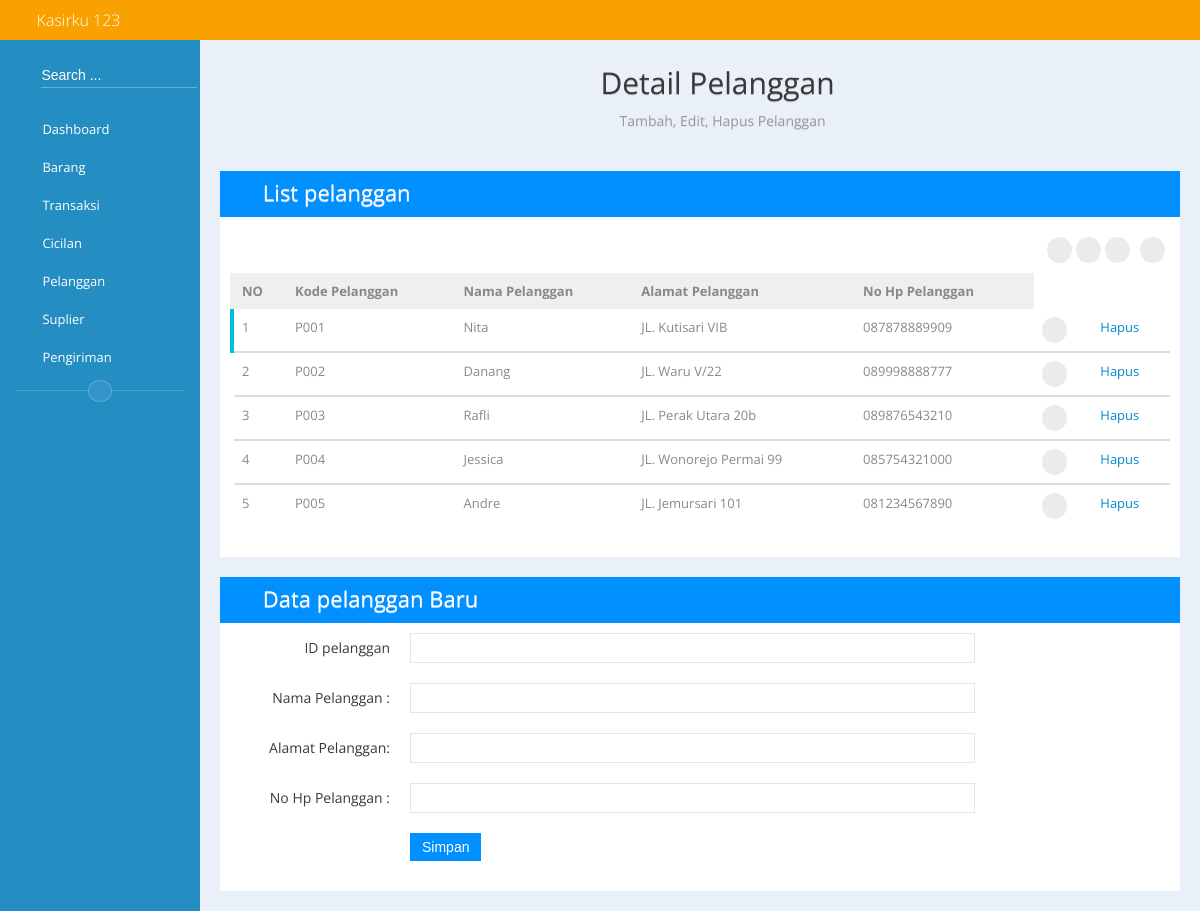
The app's page /pelanggan.php with its own data.
### tables this page shows
CREATE TABLE `pelanggan` (
  `id_plgn` varchar(4) NOT NULL,
  `nama_plgn` varchar(20) NOT NULL,
  `alamat_plgn` varchar(25) NOT NULL,
  `no_hp_plgn` varchar(12) NOT NULL
);

### logic/oop.php (called while the page is built, shortened)
<?php
	class oop
	{
		var $con;
		public function __construct ()
		{
			$this->con = new mysqli(self::host, self::username, self::pass, self::db);
		}
		public	function readData ($table)
		{
			$query = "SELECT  * from $table";
			$hasil = $this->con->query($query);
			while($nilai = mysqli_fetch_array($hasil))
			{
				$value[] = $nilai;
			}
			return $value;
		}
	}

### pelanggan.php (the view, shortened to what this page needs)
<!DOCTYPE html>
 <html class="no-js">
    <head>
        <link rel="stylesheet" href="assets/bootstrap/bootstrap.min.css">
        <link rel="stylesheet" href="assets/bootstrap/bootstrap-responsive.min.css">
        <link rel="stylesheet" href="assets/font-awesome/css/font-awesome.min.css">
        <link rel="stylesheet" href="assets/normalize/normalize.css">
        <link rel="stylesheet" href="css/flaty.css">
        <link rel="stylesheet" href="css/flaty-responsive.css">
    </head>
    <body>
        <?php
          include 'assets/navbar.php';
        ?>
        <div class="container-fluid" id="main-container">
            <?php
              include 'assets/sidebar.php';
              ?>
            <div id="main-content">
                <div class="page-title">
                    <div>
                       <center> <h1><i class="icon-archive"></i>Detail Pelanggan</h1>
                        <h4>Tambah, Edit, Hapus Pelanggan</h4></center></center>
                    </div>
                </div>
                <div class="row-fluid">
                    <div class="span12">
                        <div class="box">
                            <div class="box-title" style="background-color: #0090ff">
                                <h3><i class="icon-table"></i> List pelanggan</h3>
                                <div class="box-tool">
                                    <a data-action="collapse" href="#"><i class="icon-chevron-up"></i></a>
                                    <a data-action="close" href="#"><i class="icon-remove"></i></a>
                                </div>
                            </div>
                            <div class="box-content">
                                <div class="btn-toolbar pull-right clearfix">
                                    <div class="btn-group">
                                        <a class="btn btn-circle show-tooltip" title="Print" href="#"><i class="icon-print"></i></a>
                                        <a class="btn btn-circle show-tooltip" title="Export to PDF" href="#"><i class="icon-file-text-alt"></i></a>
                                        <a class="btn btn-circle show-tooltip" title="Export to Exel" href="#"><i class="icon-table"></i></a>
                                    </div>
                                    <div class="btn-group">
                                        <a class="btn btn-circle show-tooltip" title="Refresh" href="#"><i class="icon-repeat"></i></a>
                                    </div>
                                </div>
                                <div class="clearfix"></div>
<table class="table table-advance" id="table1">
    <thead>
        <tr>
      <th> NO</th>
            <th>Kode Pelanggan</th>
            <th>Nama Pelanggan</th>
            <th>Alamat Pelanggan</th>
            <th>No Hp Pelanggan</th>
        </tr>
    </thead>
    <tbody>
        <tr class="table-flag-blue">
          <?php
            include 'logic/oop.php';
            $oop = new oop();
            $nomor=1;
          foreach ($oop->readData('pelanggan') as $isi)
          {  ?>
          <td><?php echo $nomor++; ?></td>
            <td><?php echo $isi['id_plgn']; ?></td>
            <td><?php echo $isi['nama_plgn']; ?></td>
            <td><?php echo $isi['alamat_plgn']; ?></td>
           <td><?php echo $isi['no_hp_plgn']; ?></td>
           <td>  <a class="btn btn-circle show-tooltip" title="Update" href="#myModal<?php echo $nomor; ?>" role="button" data-toggle="modal"><i class="icon-edit"></i></a></td>
          <td>
              <a href="logic/Delete_Pelanggan.php?del=<?php echo $isi['id_plgn']; ?>">Hapus</a></td>
             </tr>
    </tbody>
        <?php
      }
      ?>
      </table>
    </div>
  </div>
</div>
                    <div class="row-fluid" >
                    <div class="span12">
                        <div class="box">
                            <div class="box-title" style="background-color: #0090ff">
                                <h3><i class="icon-reorder"></i> Data pelanggan Baru </h3>
                                <div class="box-tool">
                                    <a data-action="collapse" href="#"><i class="icon-chevron-up"></i></a>
                                    <a data-action="close" href="#"><i class="icon-remove"></i></a>
                                </div>
                            </div>
                            <div class="box-content">
                                <form action="logic/Insert_Pelanggan.php" class="form-horizontal" method="post">
                                   <div class="control-group">
                                      <label class="control-label">ID pelanggan</label>
                                      <div class="controls">
                                         <input type="text" class="span9" name="id_plgn" />
                                      </div>
                            </div>
                            <div class="control-group">
                                      <label class="control-label">Nama Pelanggan : </label>
                                      <div class="controls">
                                         <input type="text" class="span9" name="nama_plgn" />
                                      </div>
                            </div>
                             <div class="control-group">
                                      <label class="control-label">Alamat Pelanggan: </label>
                                      <div class="controls">
                                         <input type="text" class="span9" name="alamat_plgn" />
                                      </div>
                            </div>
                             <div class="control-group">
                                      <label class="control-label">No Hp Pelanggan : </label>
                                      <div class="controls">
                                         <input type="text" class="span9" name="no_hp_plgn"/>
                                      </div>
                            </div>
                              <div class="control-group">
                                      <div class="controls">
                                         <button class="btn btn-primary" type="submit">Simpan</button>
                                      </div>
                            </div>
                        </form>
                    </div>
                </div>
    </body>
</html>

### records on screen
pelanggan: id_plgn "P001", nama_plgn "Nita", alamat_plgn "JL. Kutisari VIB", no_hp_plgn "087878889909"
pelanggan: id_plgn "P002", nama_plgn "Danang", alamat_plgn "JL. Waru V/22", no_hp_plgn "089998888777"
pelanggan: id_plgn "P003", nama_plgn "Rafli", alamat_plgn "JL. Perak Utara 20b", no_hp_plgn "089876543210"
pelanggan: id_plgn "P004", nama_plgn "Jessica", alamat_plgn "JL. Wonorejo Permai 99", no_hp_plgn "085754321000"
pelanggan: id_plgn "P005", nama_plgn "Andre", alamat_plgn "JL. Jemursari 101", no_hp_plgn "081234567890"
